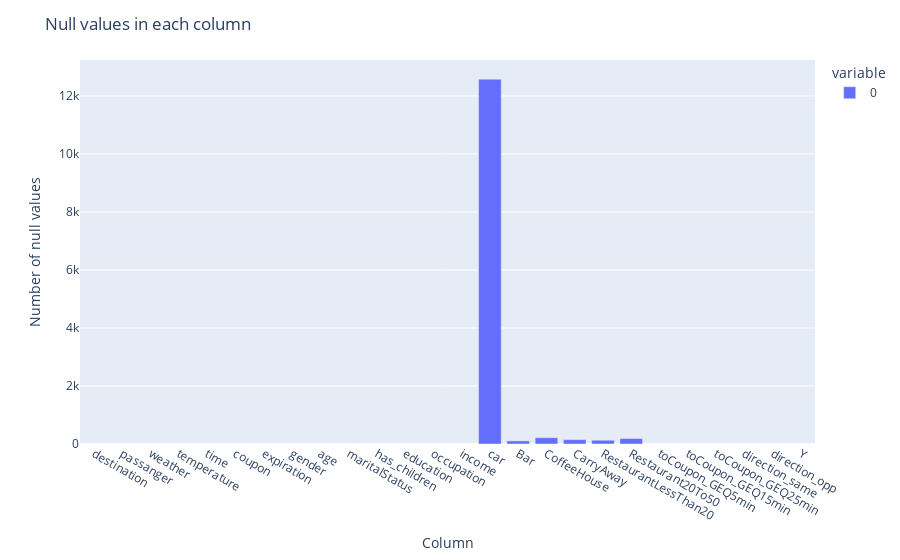

This figure's notebook cell:
### Code cell
fig = px.bar(data.isnull().sum())
fig.update_layout(title='Null values in each column', xaxis_title='Column', yaxis_title='Number of null values')
fig.show()

### Figure 1 — Plotly figure (JSON) as saved in the notebook; plotly's stock layout.template omitted (floating-point values rounded to 4 significant figures)
{"data": [{"alignmentgroup": "True", "hovertemplate": "variable=0<br>index=%{x}<br>value=%{y}<extra></extra>", "legendgroup": "0", "marker": {"color": "#636efa", "pattern": {"shape": ""}}, "name": "0", "offsetgroup": "0", "orientation": "v", "showlegend": true, "textposition": "auto", "type": "bar", "x": ["destination", "passanger", "weather", "temperature", "time", "coupon", "expiration", "gender", "age", "maritalStatus", "has_children", "education", "occupation", "income", "car", "Bar", "CoffeeHouse", "CarryAway", "RestaurantLessThan20", "Restaurant20To50", "toCoupon_GEQ5min", "toCoupon_GEQ15min", "toCoupon_GEQ25min", "direction_same", "direction_opp", "Y"], "xaxis": "x", "y": [0, 0, 0, 0, 0, 0, 0, 0, 0, 0, 0, 0, 0, 0, 12576, 107, 217, 151, 130, 189, 0, 0, 0, 0, 0, 0], "yaxis": "y"}], "layout": {"barmode": "relative", "legend": {"title": {"text": "variable"}, "tracegroupgap": 0}, "margin": {"t": 60}, "title": {"text": "Null values in each column"}, "xaxis": {"anchor": "y", "domain": [0, 1], "title": {"text": "Column"}}, "yaxis": {"anchor": "x", "domain": [0, 1], "title": {"text": "Number of null values"}}}}
